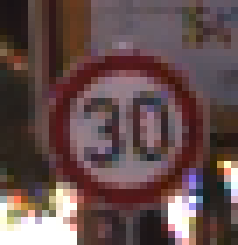
#> input picture data/Train/1/00001_00005_00009.png, 34 x 35 px (shown 7 times larger); its folder holds only this picture in this run
$ python model.py
#> lines starting #> are read from the running program, lines starting #| are printed output that depends on the picture
import os
import cv2 as cv
import numpy as np
from sklearn.cluster import KMeans
from sklearn.metrics import accuracy_score, confusion_matrix
import matplotlib.pyplot as plt


train_path = os.path.join("data" , "Train")
train_data = list()
train_labels = list()

for dir in os.listdir(train_path):
    for file in os.listdir(os.path.join(train_path, dir)):
        img = cv.imread(os.path.join(train_path, dir, file))
#> img is the input picture: shape (35, 34, 3); mean B, G, R 76.9, 77.7, 100.3
        img = cv.resize(img, (32, 32))
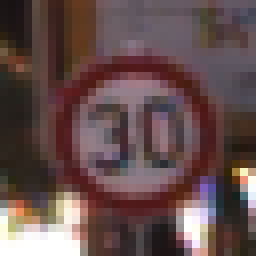
#> img: shape (32, 32, 3) (shown 8 times larger); mean B, G, R 76.9, 77.6, 100.2
        img = img.astype(np.float32)
        img = img / 255
        train_data.append(img)
        train_labels.append(int(dir))
#> pass 2 of the loop `for dir in os.listdir(train_path):`:
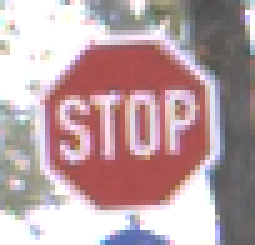
#> input picture data/Train/14/00014_00000_00003.png, 51 x 49 px (shown 5 times larger)
#> img is the input picture: shape (49, 51, 3); mean B, G, R 164.4, 160.7, 186
#> `img = cv.resize(img, (32, 32))`:
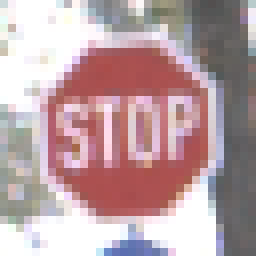
#> img: shape (32, 32, 3) (shown 8 times larger); mean B, G, R 164.1, 160.5, 185.9


train_data = np.array(train_data)
train_data = train_data.reshape(-1, 32*32*3)

#> (the run stopped early here; a loop or call above may not have finished)
